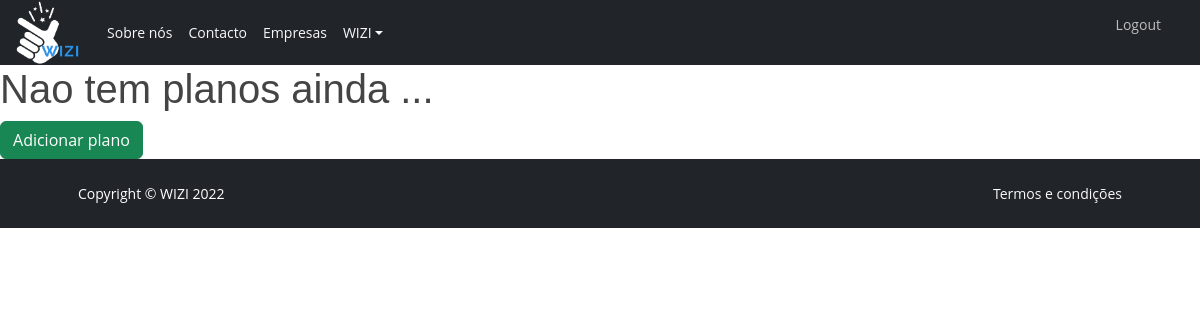
The app's page /plans/ (signed in), older data.
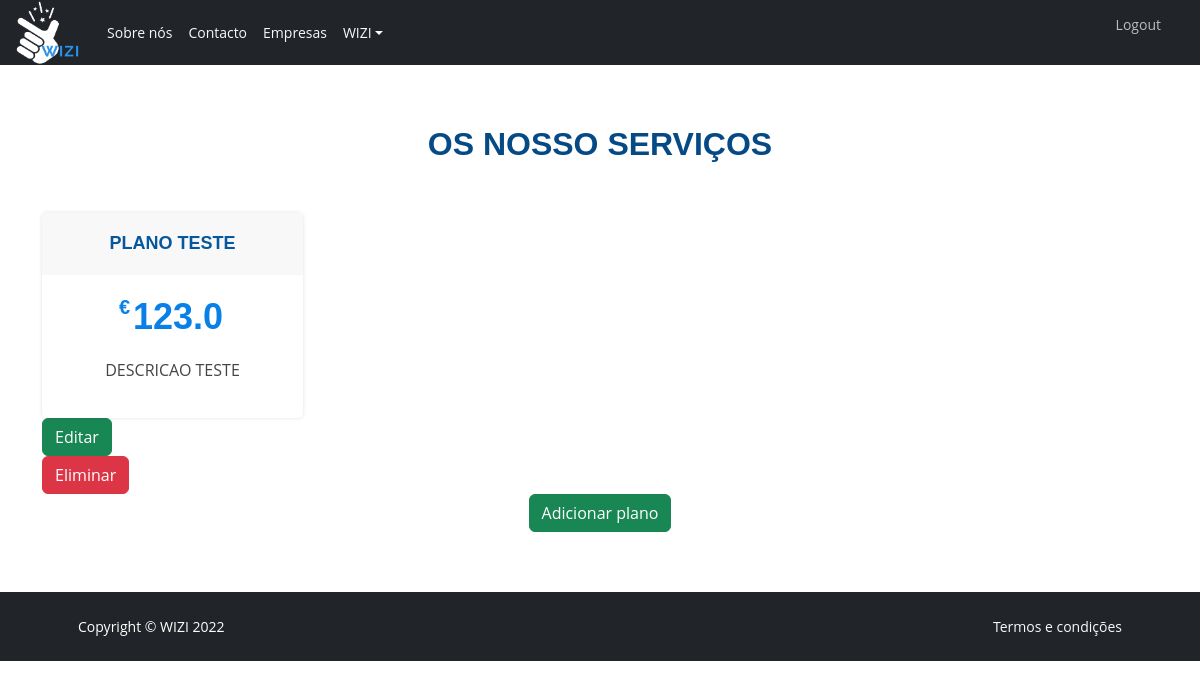
The same page, newer data.
### src/models.py (models this page shows)
class Plan(models.Model):
    company = models.ForeignKey(Company, on_delete=models.CASCADE, default=None)
    title = models.CharField(max_length=25)
    price = models.FloatField()
    desc = models.TextField(max_length=300, blank=True, null=True)

### src/views.py (the view)
# urls.py: path('plans/', listing_plan),
@login_required
def listing_plan(request):
    try:
        company = Company.objects.get(user=request.user)
    except Company.DoesNotExist:
        company = None
    plans = Plan.objects.filter(company=company)
    context = {
        "plans": plans,
        "company": company,
    }
    return render (request, "list_plan.html", context)

### templates/list_plan.html (shortened to what this page needs)
{% extends 'base.html' %}
{% load static %}
{% block content %}
{% if company != None %}
      {% if plans|length == 0 %}
        <h1>Nao tem planos ainda ...</h1>
        <a href=" {% url 'create-plan' %} "><button type="submit" class="btn btn-success">Adicionar plano</button></a>
      {% else %}
        <section id="pricing" class="pricing">
          <div class="container" data-aos="fade-up">
            <div class="section-title">
              <h2>Os nosso serviços</h2>
            </div>
            <div class="row">
              {% for plan in plans %}
                  <div class="col-lg-3 col-md-6" data-aos="fade-up" data-aos-delay="100">
                      <div class="box">
                      <h3>{{plan.title}}</h3>
                      <h4><sup>€</sup>{{plan.price}}</span></h4>
                      <p>{{ plan.desc }}</p>
                      </div>
                  </div>
                  <a href="/plans/{{ plan.id }}/update/"><button type="submit" class="btn btn-success">Editar</button></a>
                  <a href="/plans/{{ plan.id }}/delete/"><button type="submit" class="btn btn-danger">Eliminar</button></a>
              {% endfor %}
          </div>
          <div class="d-flex align-items-center justify-content-center">
            <a href=" {% url 'create-plan' %} "><button type="submit" class="btn btn-success">Adicionar plano</button></a>
          </div>
        </section>
      {% endif %}
    {% else %}
      <h1>E necessario ter uma pagina para adicionar produtos</h1>
      <a href="/companies/"><button type="submit" class="btn btn-success">Gerir pagina</button></a>
    {% endif %}
{% endblock content %}

Row changes from the older to the newer data that the page shows:
added Plan: title "PLANO TESTE", price "123.0", desc "DESCRICAO TESTE"
Text that changed along with them:
text no longer shown: "Nao tem planos ainda ..."
text now shown: "OS NOSSO SERVIÇOS"
